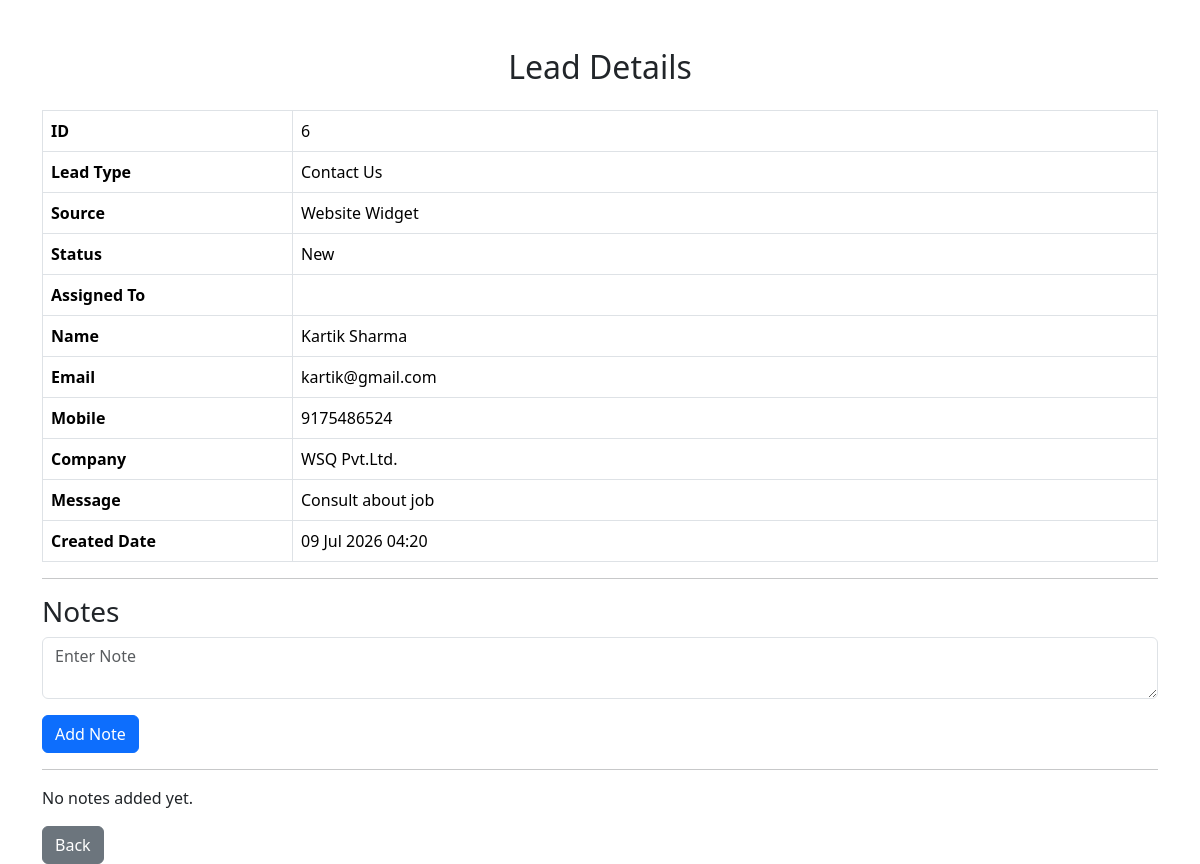
The app's page /api/leads/view/6/ with its own data.
### app1/models.py (models this page shows, shortened)
class Lead(models.Model):
    LEAD_TYPES = [
        ("Contact Us", "Contact Us"),
        ("Enquire Now", "Enquire Now"),
        ("Request Demo", "Request Demo"),
    ]
    STATUS_CHOICES = [
        ("New", "New"),
        ("Contacted", "Contacted"),
        ("Qualified", "Qualified"),
        ("Interested", "Interested"),
        ("Converted", "Converted"),
        ("Lost", "Lost"),
    ]
    lead_type = models.CharField(
        max_length=30,
        choices=LEAD_TYPES,
        default="Contact Us"
    )
    source = models.CharField(
        max_length=50,
        default="Website Widget"
    )
    status = models.CharField(
        max_length=20,
        choices=STATUS_CHOICES,
        default="New"
    )
    assigned_to = models.CharField(
        max_length=100,
        blank=True
    )
    name = models.CharField(max_length=100)
    email = models.EmailField()
    mobile = models.CharField(max_length=15)
    company = models.CharField(max_length=100)
    message = models.TextField()
    created_at = models.DateTimeField(auto_now_add=True)

### app1/views.py (the view, shortened to what this page needs)
# urls.py: path("view/<int:id>/", views.view_lead, name="view_lead"),
def view_lead(request, id):
    lead = get_object_or_404(Lead, id=id)
    return render(
        request,
        "app1/view_lead.html",
        {
            "lead": lead,
            "notes": lead.notes.all().order_by("-created_at")
        }
    )

### app1/templates/app1/view_lead.html (shortened to what this page needs)
<!DOCTYPE html>
<html>
<head>
    <link href="https://cdn.jsdelivr.net/npm/bootstrap@5.3.3/dist/css/bootstrap.min.css" rel="stylesheet">
</head>
<body class="container mt-5">
<h2 class="text-center mb-4">
    Lead Details
</h2>
<table class="table table-bordered">
    <tr>
        <th width="250">ID</th>
        <td>{{ lead.id }}</td>
    </tr>
    <tr>
        <th>Lead Type</th>
        <td>{{ lead.lead_type }}</td>
    </tr>
    <tr>
        <th>Source</th>
        <td>{{ lead.source }}</td>
    </tr>
    <tr>
        <th>Status</th>
        <td>{{ lead.status }}</td>
    </tr>
    <tr>
        <th>Assigned To</th>
        <td>{{ lead.assigned_to }}</td>
    </tr>
    <tr>
        <th>Name</th>
        <td>{{ lead.name }}</td>
    </tr>
    <tr>
        <th>Email</th>
        <td>{{ lead.email }}</td>
    </tr>
    <tr>
        <th>Mobile</th>
        <td>{{ lead.mobile }}</td>
    </tr>
    <tr>
        <th>Company</th>
        <td>{{ lead.company }}</td>
    </tr>
    <tr>
        <th>Message</th>
        <td>{{ lead.message }}</td>
    </tr>
    <tr>
        <th>Created Date</th>
        <td>{{ lead.created_at|date:"d M Y H:i" }}</td>
    </tr>
</table>
<hr>
<h3>Notes</h3>
<form method="POST">
    <textarea
        class="form-control mb-3"
        name="note"
        placeholder="Enter Note"
        required></textarea>
    <button class="btn btn-primary">
        Add Note
    </button>
</form>
<hr>
{% for note in notes %}
<div class="card mb-3">
    <div class="card-body">
        <p>{{ note.note }}</p>
        <small class="text-muted">
            {{ note.created_at|date:"d M Y H:i" }}
        </small>
    </div>
</div>
{% empty %}
<p>No notes added yet.</p>
{% endfor %}
<a href="{% url 'lead_list' %}" class="btn btn-secondary">
    Back
</a>
</body>
</html>

### records on screen
Lead: id "6", lead_type "Contact Us", source "Website Widget", status "New", name "Kartik Sharma", email "kartik@gmail.com", mobile "9175486524", company "WSQ Pvt.Ltd.", message "Consult about job", created_at "09 Jul 2026 04:20"
